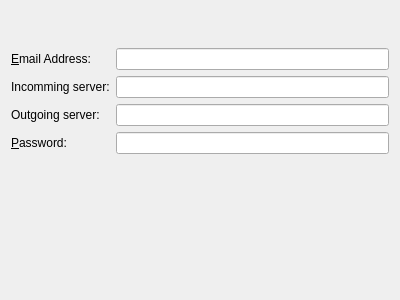
<?xml version="1.0" encoding="UTF-8"?>
<ui version="4.0">
 <class>imapWizard</class>
 <widget class="QWidget" name="imapWizard">
  <property name="geometry">
   <rect>
    <x>0</x>
    <y>0</y>
    <width>400</width>
    <height>300</height>
   </rect>
  </property>
  <layout class="QVBoxLayout" name="verticalLayout_3">
   <item>
    <spacer name="verticalSpacer">
     <property name="orientation">
      <enum>Qt::Vertical</enum>
     </property>
     <property name="sizeHint" stdset="0">
      <size>
       <width>20</width>
       <height>40</height>
      </size>
     </property>
    </spacer>
   </item>
   <item>
    <layout class="QHBoxLayout" name="horizontalLayout">
     <item>
      <layout class="QVBoxLayout" name="verticalLayout_2">
       <item>
        <widget class="QLabel" name="label">
         <property name="text">
          <string>&amp;Email Address:</string>
         </property>
         <property name="buddy">
          <cstring>emailAddress</cstring>
         </property>
        </widget>
       </item>
       <item>
        <widget class="QLabel" name="label_2">
         <property name="text">
          <string>Incomming server:</string>
         </property>
         <property name="buddy">
          <cstring>incommingAddress</cstring>
         </property>
        </widget>
       </item>
       <item>
        <widget class="QLabel" name="label_4">
         <property name="text">
          <string>Outgoing server:</string>
         </property>
         <property name="buddy">
          <cstring>outgoingAddress</cstring>
         </property>
        </widget>
       </item>
       <item>
        <widget class="QLabel" name="label_3">
         <property name="text">
          <string>&amp;Password:</string>
         </property>
         <property name="buddy">
          <cstring>password</cstring>
         </property>
        </widget>
       </item>
      </layout>
     </item>
     <item>
      <layout class="QVBoxLayout" name="verticalLayout">
       <item>
        <widget class="KLineEdit" name="emailAddress"/>
       </item>
       <item>
        <widget class="KLineEdit" name="incommingAddress"/>
       </item>
       <item>
        <widget class="KLineEdit" name="outgoingAddress">
         <property name="text">
          <string/>
         </property>
        </widget>
       </item>
       <item>
        <widget class="KLineEdit" name="password">
         <property name="passwordMode">
          <bool>true</bool>
         </property>
        </widget>
       </item>
      </layout>
     </item>
    </layout>
   </item>
   <item>
    <spacer name="verticalSpacer_2">
     <property name="orientation">
      <enum>Qt::Vertical</enum>
     </property>
     <property name="sizeHint" stdset="0">
      <size>
       <width>20</width>
       <height>138</height>
      </size>
     </property>
    </spacer>
   </item>
  </layout>
 </widget>
 <customwidgets>
  <customwidget>
   <class>KLineEdit</class>
   <extends>QLineEdit</extends>
   <header>klineedit.h</header>
  </customwidget>
 </customwidgets>
 <resources/>
 <connections/>
</ui>
